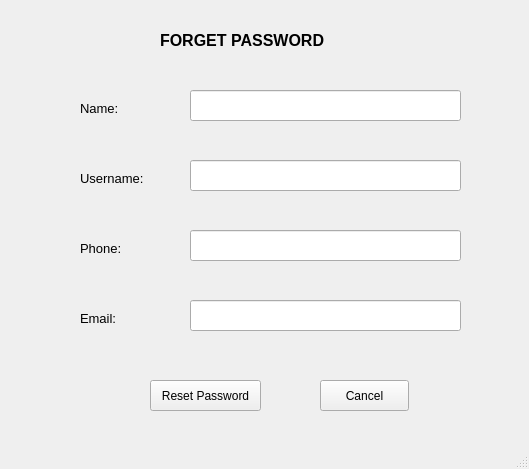
<?xml version="1.0" encoding="UTF-8"?>
<ui version="4.0">
 <class>MainWindow</class>
 <widget class="QMainWindow" name="MainWindow">
  <property name="geometry">
   <rect>
    <x>0</x>
    <y>0</y>
    <width>529</width>
    <height>469</height>
   </rect>
  </property>
  <property name="windowTitle">
   <string>MainWindow</string>
  </property>
  <widget class="QWidget" name="centralwidget">
   <widget class="QLabel" name="label_3">
    <property name="geometry">
     <rect>
      <x>160</x>
      <y>20</y>
      <width>221</width>
      <height>41</height>
     </rect>
    </property>
    <property name="font">
     <font>
      <pointsize>12</pointsize>
      <weight>75</weight>
      <bold>true</bold>
     </font>
    </property>
    <property name="text">
     <string>FORGET PASSWORD</string>
    </property>
   </widget>
   <widget class="QLineEdit" name="txt_username">
    <property name="geometry">
     <rect>
      <x>190</x>
      <y>160</y>
      <width>271</width>
      <height>31</height>
     </rect>
    </property>
   </widget>
   <widget class="QLabel" name="label">
    <property name="geometry">
     <rect>
      <x>80</x>
      <y>170</y>
      <width>101</width>
      <height>16</height>
     </rect>
    </property>
    <property name="font">
     <font>
      <pointsize>10</pointsize>
     </font>
    </property>
    <property name="text">
     <string>Username:</string>
    </property>
   </widget>
   <widget class="QLineEdit" name="txt_phone">
    <property name="geometry">
     <rect>
      <x>190</x>
      <y>230</y>
      <width>271</width>
      <height>31</height>
     </rect>
    </property>
   </widget>
   <widget class="QLabel" name="label_2">
    <property name="geometry">
     <rect>
      <x>80</x>
      <y>240</y>
      <width>101</width>
      <height>16</height>
     </rect>
    </property>
    <property name="font">
     <font>
      <pointsize>10</pointsize>
     </font>
    </property>
    <property name="text">
     <string>Phone:</string>
    </property>
   </widget>
   <widget class="QLabel" name="label_4">
    <property name="geometry">
     <rect>
      <x>80</x>
      <y>310</y>
      <width>101</width>
      <height>16</height>
     </rect>
    </property>
    <property name="font">
     <font>
      <pointsize>10</pointsize>
     </font>
    </property>
    <property name="text">
     <string>Email:</string>
    </property>
   </widget>
   <widget class="QLineEdit" name="txt_email">
    <property name="geometry">
     <rect>
      <x>190</x>
      <y>300</y>
      <width>271</width>
      <height>31</height>
     </rect>
    </property>
   </widget>
   <widget class="QLineEdit" name="txt_name_4">
    <property name="geometry">
     <rect>
      <x>190</x>
      <y>90</y>
      <width>271</width>
      <height>31</height>
     </rect>
    </property>
   </widget>
   <widget class="QLabel" name="label_5">
    <property name="geometry">
     <rect>
      <x>80</x>
      <y>100</y>
      <width>101</width>
      <height>16</height>
     </rect>
    </property>
    <property name="font">
     <font>
      <pointsize>10</pointsize>
     </font>
    </property>
    <property name="text">
     <string>Name:</string>
    </property>
   </widget>
   <widget class="QPushButton" name="btn_reset">
    <property name="geometry">
     <rect>
      <x>150</x>
      <y>380</y>
      <width>111</width>
      <height>31</height>
     </rect>
    </property>
    <property name="text">
     <string>Reset Password</string>
    </property>
   </widget>
   <widget class="QPushButton" name="btn_canncel">
    <property name="geometry">
     <rect>
      <x>320</x>
      <y>380</y>
      <width>89</width>
      <height>31</height>
     </rect>
    </property>
    <property name="text">
     <string>Cancel</string>
    </property>
   </widget>
  </widget>
  <widget class="QMenuBar" name="menubar">
   <property name="geometry">
    <rect>
     <x>0</x>
     <y>0</y>
     <width>529</width>
     <height>25</height>
    </rect>
   </property>
  </widget>
  <widget class="QStatusBar" name="statusbar"/>
 </widget>
 <resources/>
 <connections/>
</ui>
